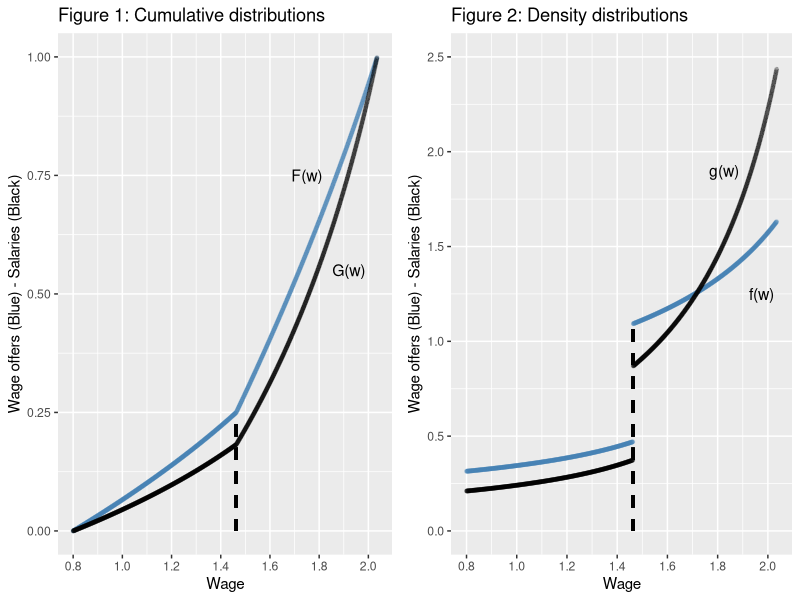
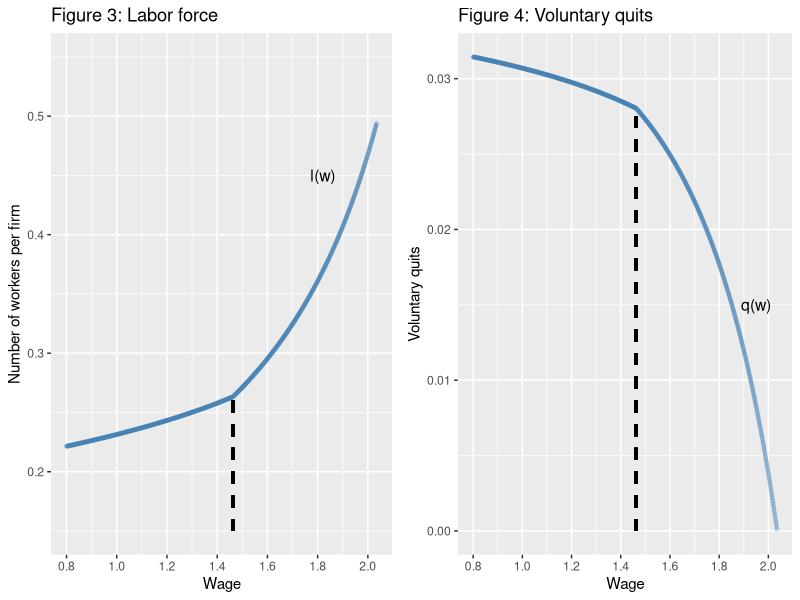
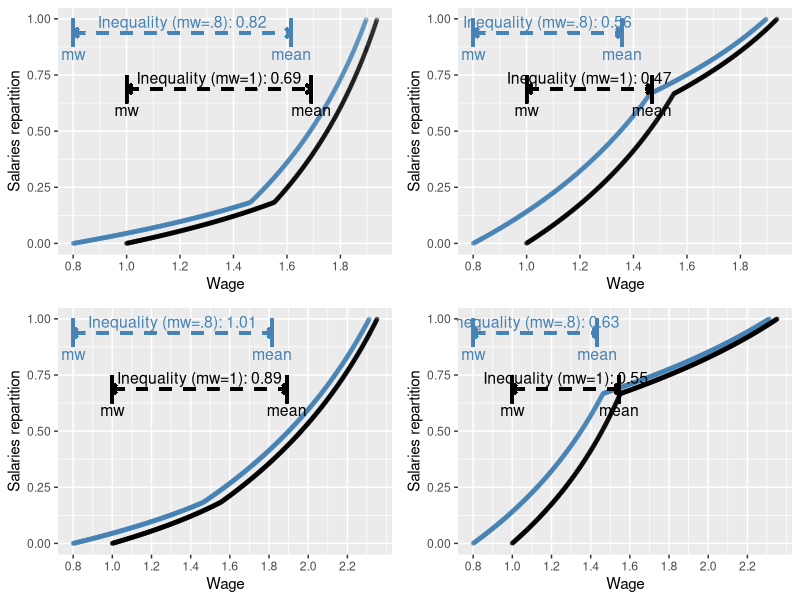

Reproduce these figures in R, in order.

#####################
# Burdett Mortensen #
#####################

## Parametrization ##
#####################

rm(list = ls())
library(ggplot2)
library(ggpubr)

#Consider the following set of parameters:
# Minimum wage
mw <- .8
# Job destruction rate
s <- .287
# Job offer arrival rate
lambda <- .142
# Productivity of firms of type 1
y1 <- 2
# Productivity of firms of type 2
y2 <- 2.5
# Share of low-productivity firms
sigma <- .25
# Precision of the curves:
precision <- 1/1000

# The bounds of the wage distribution write:
lb1 <- mw 
ub1 <- lb1 + ((y1 - lb1) * (1 - ((s / (s + lambda))^2)))
lb2 <- ub1
ub2 <- lb2 + ((y2 - lb2) * (1 - ((s / (s + lambda))^2)))

# Compute F(w)
##############
# Over the domain of firm 1
w1 <- seq(lb1, ub1, precision)
Fw1 <- (lambda / (lambda + s))^-1 * (1 - sqrt((y1 - w1)/(y1 - lb1)))

# Over the domain of firm 2
w2 <- seq(lb2 + precision, ub2, precision)
Fw2 <- (lambda / (lambda + s))^-1 * (1 - sqrt((y2 - w2)/(y2 - lb2)))

# Over the whole domain
wage <- c(w1, w2)
Fw <- c(Fw1 * sigma, sigma + (Fw2 * (1-sigma)))

# Compute G(w)
##############
Gw <- (s * Fw) / (s + (lambda * (1 - Fw)))

# Compute f(w)
##############
# Over the domain of firm 1
fw1 <- (sigma *(s + lambda)) / (2 * lambda * sqrt(y1 - lb1) * sqrt(y1 - w1))

# Over the domain of firm 2
fw2 <- ((1-sigma) *(s + lambda)) / (2 * lambda * sqrt(y2 - lb2) * sqrt(y2 - w2))

# Over the whole support
fw <- c(fw1, fw2)

# Compute g(w)
##############
gw <- (s*(s+lambda)*fw) / ((s + (lambda * (1 - Fw)))^2)

# Plot the results
##################

data <- data.frame(wage, Fw, Gw, fw, gw)
cumulplot <- ggplot(data = data, aes(x = wage)) + 
  geom_point(aes(y = Fw), color = 'steelblue', 
             size = 1, alpha = .2) +
  geom_point(aes(y = Gw), color = 'black', 
             size = 1, alpha = .2) +
  geom_segment(aes(x=ub1,y=0,xend=ub1,yend=(sigma*max(Fw1))), 
               linetype = "dashed", size = 1, alpha = .6) +
  scale_y_continuous(name = "Wage offers (Blue) - Salaries (Black)", 
                     limits = c(0, 1), breaks = seq(0,1,.25)) +
  scale_x_continuous(name = "Wage", limits = c(lb1, ub2), 
                     breaks = seq(lb1, ub2, .2)) +
  annotate("text", x = 1.75, y = 0.75, label = "F(w)", size = 4) +
  annotate("text", x = 1.92, y = 0.55, label = "G(w)", size = 4) +
  ggtitle("Figure 1: Cumulative distributions")

densityplot <- ggplot(data = data, aes(x = wage)) + 
  geom_point(aes(y = fw), color = 'steelblue', 
             size = 1, alpha = .2) +
  geom_point(aes(y = gw), color = 'black', 
             size = 1, alpha = .2) +
  geom_segment(aes(x=ub1,y=0,xend=ub1,yend=(min(fw2))), 
               linetype = "dashed", size = 1, alpha = .6) +
  scale_y_continuous(name = "Wage offers (Blue) - Salaries (Black)", 
                     limits = c(0, 2.5), breaks = seq(0,2.5,.5)) +
  scale_x_continuous(name = "Wage", limits = c(lb1, ub2), 
                     breaks = seq(lb1, ub2, .2)) +
  annotate("text", x = 1.975, y = 1.25, label = "f(w)", size = 4) +
  annotate("text", x = 1.825, y = 1.9, label = "g(w)", size = 4) +
  ggtitle("Figure 2: Density distributions")

ggarrange(cumulplot, densityplot, ncol = 2, nrow = 1)

# Number of workers per firm earning w
lw <- (s*lambda) / ((s + (lambda * (1 - Fw)))^2)
data <- data.frame(data, lw)
plotlw <- ggplot(data = data, aes(x = wage)) + 
  geom_point(aes(y = lw), color = 'steelblue', 
             size = 1, alpha = .2) +
  geom_segment(aes(x=ub1,y=.15,xend=ub1,yend=(lw[match(round(ub1,2), wage)])), 
               linetype = "dashed", size = 1, alpha = .6) +
  scale_y_continuous(name = "Number of workers per firm", 
                     limits = c(.15, .55), breaks = seq(.2,.5,.1)) +
  scale_x_continuous(name = "Wage", limits = c(lb1, ub2), 
                     breaks = seq(lb1, ub2, .2)) +
  annotate("text", x = 1.82, y = .45, label = "l(w)", size = 4) +
  ggtitle("Figure 3: Labor force")

# Number of workers per firm being offered a better wage
exits <- lambda * (1-Fw) * lw
data <- data.frame(data, exits)
plotqw <- ggplot(data = data, aes(x = wage)) + 
  geom_point(aes(y = exits), color = 'steelblue', 
             size = 1, alpha = .2) +
  geom_segment(aes(x=ub1,y=0,xend=ub1,yend=(exits[match(round(ub1,2), wage)])), 
               linetype = "dashed", size = 1, alpha = .6) +
  scale_y_continuous(name = "Voluntary quits", 
                     limits = c(0, max(exits)), breaks = seq(0,max(exits),.01)) +
  scale_x_continuous(name = "Wage", limits = c(lb1, ub2), 
                     breaks = seq(lb1, ub2, .2)) +
  annotate("text", x = 1.95, y = .015, label = "q(w)", size = 4) +
  ggtitle("Figure 4: Voluntary quits")

ggarrange(plotlw, plotqw, ncol = 2, nrow = 1)

## Consequences of a minimum-wage increase
##########################################

# Consider wage inequality as the difference between the average wage 
# and the minimum wage. To evaluate the impact of a minimum wage 
# increase, on wage inequality, consider 4 economies where: 
# {sigma, y_1, y_2} = {.25, 2, 2.25}
# {sigma, y_1, y_2} = {.25, 2, 3}
# {sigma, y_1, y_2} = {.75, 2, 2.25}
# {sigma, y_1, y_2} = {.75, 2, 3}

param1 <- c(.25, 2, 2.25)
param2 <- c(.25, 2, 3)
param3 <- c(.75, 2, 2.25)
param4 <- c(.75, 2, 3)
param <- rbind(param1, param2, param3, param4)
s <- .287
lambda <- .142
precision <- 1/1000
inequalities <- c()
minimum_wages <- c(.8, 1)

for (mw in minimum_wages) {
  inequalitiesi <- c()
  
  for (i in seq(1, 4, 1)) {
    
    # Bounds of the distributions
    #############################
    lb1 <- mw
    ub1 <- lb1 + ((param[i, 2] - lb1) * (1 - ((s / (s + lambda))^2)))
    lb2 <- ub1
    ub2 <- lb2 + ((param[i, 3] - lb2) * (1 - ((s / (s + lambda))^2)))
    
    # Compute F(w)
    ##############
    # Over the support of firm 1
    w1 <- seq(lb1, ub1, precision)
    Fw1 <- (((lambda + s) / lambda) * (1 - sqrt((param[i, 2] - w1)/(param[i, 2] - lb1))))
    # Over the support of firm 2
    w2 <- seq(lb2 + precision, ub2, precision)
    Fw2 <- (((lambda + s) / lambda) * (1 - sqrt((param[i, 3] - w2)/(param[i, 3] - lb2))))
    # Over the whole support
    wage <- c(w1, w2)
    Fw <- c(Fw1 * param[i, 1], param[i, 1] + (Fw2 * (1-param[i, 1])))
    
    # Compute f(w)
    ##############
    # Over the support of firm 1
    fw1 <- ((param[i, 1] *(s + lambda)) / (2 * lambda * sqrt(param[i, 2] - lb1) * sqrt(param[i, 2] - w1)))
    # Over the support of firm 2
    fw2 <- (((1-param[i, 1]) *(s + lambda)) / (2 * lambda * sqrt(param[i, 3] - lb2) * sqrt(param[i, 3] - w2)))
    # Over the whole support
    fw <- c(fw1, fw2)
    
    # Compute g(w)
    ##############
    gw <- (s*(s+lambda)*fw) / ((s + (lambda * (1 - Fw)))^2)
    
    # Compute the level of inequalities
    ###################################
    mean_wage <-  sum(gw * wage) / sum(gw)
    inequalitiesi <- c(inequalitiesi, mean_wage - mw)
    
  }
  
  inequalities <- rbind(inequalities, inequalitiesi)
}

# Compute the percentage change of the level of inequalities in each economy.
#############################################################################
pct_decrease <- c()
for (i in 1:4){
  pct <- (inequalities[1,i] - inequalities[2,i]) / inequalities[1,i]
  pct_decrease <- c(pct_decrease, pct)
}
pct_decrease <- round(pct_decrease * 100)

# Frame the results
###################
table <- rbind(round(inequalities, 2), pct_decrease) 
rownames(table) <- c("Inequalities (mw = .8)", 
                     "Inequalities (mw = 1)", 
                     "Percentage decrease")
colnames(table) <- c("{.25, 2.25}", "{.25, 3}", 
                     "{.75, 2.25}", "{.75, 3}")
table

# And graphically:
##################

plotEconomy <- function(parameters) {
  
  # Compute G(w) and the average wage under mw = .8
  mw <- .8
  s <- .287
  lambda <- .142
  y1 <- 2
  precision <- 1/1000
  lb1 <- mw 
  ub1 <- lb1 + ((y1 - lb1) * (1 - ((s / (s + lambda))^2)))
  lb2 <- ub1
  ub2 <- lb2 + ((parameters[2] - lb2) * (1 - ((s / (s + lambda))^2)))
  w1 <- seq(lb1, ub1, precision)
  Fw1 <- (lambda / (lambda + s))^-1 * (1 - sqrt((y1 - w1)/(y1 - lb1)))
  w2 <- seq(lb2 + precision, ub2, precision)
  Fw2 <- (lambda / (lambda + s))^-1 * (1 - sqrt((parameters[2] - w2)/(parameters[2] - lb2)))
  wage <- c(w1, w2)
  Fw <- c(Fw1 * parameters[1], parameters[1] + (Fw2 * (1-parameters[1])))
  fw1 <- (parameters[1] *(s + lambda)) / (2 * lambda * sqrt(y1 - lb1) * sqrt(y1 - w1))
  fw2 <- ((1-parameters[1]) *(s + lambda)) / (2 * lambda * sqrt(parameters[2] - lb2) * sqrt(parameters[2] - w2))
  fw <- c(fw1, fw2)
  Gw <- (s * Fw) / (s + (lambda * (1 - Fw)))
  gw <- (s*(s+lambda)*fw) / ((s + (lambda * (1 - Fw)))^2)
  mean_wage <-  sum(gw * wage) / sum(gw)
  
  # Compute G(w) and the average wage under mw = 1
  mw <- 1
  lb1 <- mw
  lb1id <- which.min(abs(wage-lb1))
  ub1 <- lb1 + ((y1 - lb1) * (1 - ((s / (s + lambda))^2)))
  lb2 <- ub1
  ub1id <- which.min(abs(wage-ub1))
  ub2 <- lb2 + ((parameters[2] - lb2) * (1 - ((s / (s + lambda))^2)))
  ubmax <- ub2
  upperw <- seq(wage[length(wage)], ubmax, precision)
  wage <- c(wage, upperw)
  upperGw <- rep(NA, length(upperw))
  Gw <- c(Gw, upperGw)
  w1 <- wage[lb1id:ub1id]
  Fw1 <- (lambda / (lambda + s))^-1 * (1 - sqrt((y1 - w1)/(y1 - lb1)))
  w2 <- wage[seq(ub1id, length(wage), 1)]
  Fw2 <- (lambda / (lambda + s))^-1 * (1 - sqrt((parameters[2] - w2)/(parameters[2] - lb2)))
  wage2 <- c(w1, w2)
  Fw <- c(Fw1 * parameters[1], parameters[1] + (Fw2 * (1-parameters[1])))
  fw1 <- (parameters[1] *(s + lambda)) / (2 * lambda * sqrt(y1 - lb1) * sqrt(y1 - w1))
  fw2 <- ((1-parameters[1]) *(s + lambda)) / (2 * lambda * sqrt(parameters[2] - lb2) * sqrt(parameters[2] - w2))
  fw <- c(fw1, fw2)
  Gw2 <- (s * Fw) / (s + (lambda * (1 - Fw)))
  gw <- (s*(s+lambda)*fw) / ((s + (lambda * (1 - Fw)))^2)
  mean_wage2 <-  sum(gw * wage2) / sum(gw)
  seqbelowGw2 <- rep(NA, length(wage) - length(wage2))
  Gw2 <- c(seqbelowGw2, Gw2)
  
  # Plot the economy
  ##################
  data <- data.frame(wage, Gw, Gw2)
  ggplot(data = data, aes(x = wage)) + 
    geom_point(aes(y = Gw), na.rm=TRUE , color = 'steelblue', 
               size = 1, alpha = .2) +
    geom_segment(aes(x=.8,y=7/8,xend=.8,yend=1), 
                 color = "steelblue", size = 1, alpha = .6) +
    geom_segment(aes(x=mean_wage,y=7/8,xend=mean_wage,yend=1), 
                 color = "steelblue", size = 1, alpha = .6) +
    geom_segment(aes(x=.8,y=7.5/8,xend=.8+.02,yend=7.5/8-.02), 
                 color = "steelblue", size = 1, alpha = .6) +
    geom_segment(aes(x=.8,y=7.5/8,xend=.8+.02,yend=7.5/8+.02), 
                 color = "steelblue", size = 1, alpha = .6) +
    geom_segment(aes(x=mean_wage,y=7.5/8,xend=mean_wage -.02,
                     yend=7.5/8-.02), 
                 color = "steelblue", size = 1, alpha = .6) +
    geom_segment(aes(x=mean_wage,y=7.5/8,xend=mean_wage -.02,
                     yend=7.5/8+.02), 
                 color = "steelblue", size = 1, alpha = .6) +
    geom_segment(aes(x=.8,y=7.5/8,xend=mean_wage,yend=7.5/8), 
                 color = "steelblue", linetype = "dashed", 
                 size = 1, alpha = .6) +
    annotate("text", x = (mean_wage + .8)/2, y = 7.5/8 + .05, label = 
               paste("Inequality (mw=.8): ", round(mean_wage - .8, 2), 
                     sep = ""), size = 4, color = "steelblue") +
    annotate("text", x = .8 , y = 6.75/8, label = 
               "mw", size = 4, color = "steelblue") +
    annotate("text", x = mean_wage, y = 6.75/8, label = 
               "mean", size = 4, color = "steelblue") +
    geom_point(aes(y = Gw2), na.rm=TRUE , color = 'black', 
               size = 1, alpha = .2) +
    geom_segment(aes(x=1,y=5/8,xend=1,yend=6/8), 
                 color = "black", size = 1, alpha = .6) +
    geom_segment(aes(x=mean_wage2,y=5/8,xend=mean_wage2,yend=6/8), 
                 color = "black", size = 1, alpha = .6) +
    geom_segment(aes(x=1,y=5.5/8,xend=1+.02,yend=5.5/8-.02), 
                 color = "black", size = 1, alpha = .6) +
    geom_segment(aes(x=1,y=5.5/8,xend=1+.02,yend=5.5/8+.02), 
                 color = "black", size = 1, alpha = .6) +
    geom_segment(aes(x=mean_wage2,y=5.5/8,xend=mean_wage2 -.02,
                     yend=5.5/8-.02), 
                 color = "black", size = 1, alpha = .6) +
    geom_segment(aes(x=mean_wage2,y=5.5/8,xend=mean_wage2 -.02,
                     yend=5.5/8+.02), 
                 color = "black", size = 1, alpha = .6) +
    geom_segment(aes(x=1,y=5.5/8,xend=mean_wage2,yend=5.5/8), 
                 color = "black", linetype = "dashed", 
                 size = 1, alpha = .6) +
    annotate("text", x = (mean_wage2 + 1)/2, y = 5.5/8 + .05, label = 
               paste("Inequality (mw=1): ", round(mean_wage2 - 1, 2), 
                     sep = ""), size = 4, color = "black") +
    annotate("text", x = 1 , y = 4.75/8, label = 
               "mw", size = 4, color = "black") +
    annotate("text", x = mean_wage2, y = 4.75/8, label = 
               "mean", size = 4, color = "black") +
    scale_y_continuous(name = "Salaries repartition", 
                       limits = c(0, 1), breaks = seq(0,1,.25)) +
    scale_x_continuous(name = "Wage", limits = c(.8, ub2), 
                       breaks = seq(.8, ub2, .2))
}

parameters1 <- c(.25, 2.25)
parameters2 <- c(.75, 2.25)
parameters3 <- c(.25, 3)
parameters4 <- c(.75, 3)

ggarrange(plotEconomy(parameters1), plotEconomy(parameters2), 
          plotEconomy(parameters3), plotEconomy(parameters4), 
          ncol = 2, nrow = 2)
